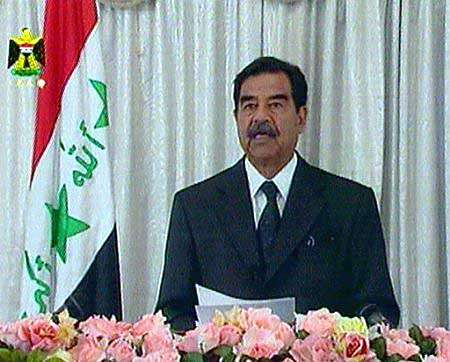
%> input picture Source/img_160.jpg, 450 x 362 px, given in place of img_849.jpg, which was not available
$ octave face_recognition16.m   (GNU Octave 9; MATLAB toolbox functions it lacks are replaced by stand-ins)
%> lines starting %> are read from the running program, lines starting %| are printed output that depends on the picture; in (x1, y1, x2, y2) boxes, pixels count from 0 and x2, y2 are one past the last pixel; in counts of white or black regions, pixels touching at a corner belong together; the program's own positions count from 1; pictures that were not available may be replaced by others from this repository, and a replacement may not be noted
ImagePath = fullfile('E:\Учеба\Биометрические_технологии\16\Images', 'img_849.jpg');
I_rgb = imread(ImagePath);
%> I_rgb is the input picture: size 362x450x3 uint8; mean R, G, B 138.7, 144.3, 146.3
[M, N, ~] = size(I_rgb);
%> M = 362; N = 450

% Преобразование в цветовое пространство HSV
I_hsv = rgb2hsv(I_rgb);
%> I_hsv: size 362x450x3 double; mean H, S, V 0.519, 0.295, 0.629
H = I_hsv(:,:,1);
S = I_hsv(:,:,2);
V = I_hsv(:,:,3);

% Преобразование в цветовое пространство YCbCr
I_ycbcr = rgb2ycbcr(I_rgb);
%> I_ycbcr: size 362x450x3 uint8; mean of channels 1, 2, 3 138.7, 129.7, 125.4
Y  = I_ycbcr(:,:,1);
Cb = I_ycbcr(:,:,2);
Cr = I_ycbcr(:,:,3);

% Преобразование в цветовое пространство I1I2I3
I_d = im2double(I_rgb);
R = I_d(:,:,1);
G = I_d(:,:,2);
B = I_d(:,:,3);
I1 = (R + G + B) / 3;
I2 = R - B;
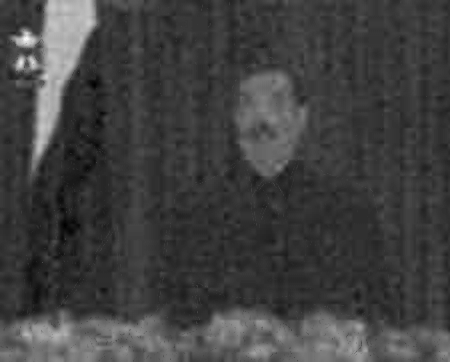
%> I2: size 362x450 double; min -0.365, max 0.945, mean -0.0297; drawn with min black and max white
I3 = (2*G - R - B)/2;
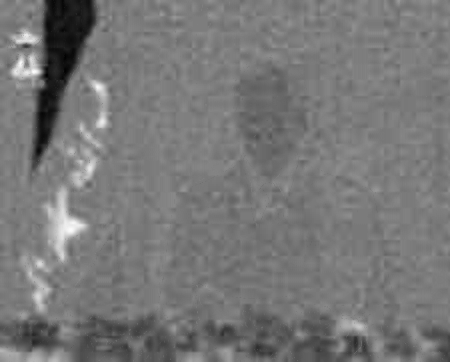
%> I3: size 362x450 double; min -0.467, max 0.543, mean 0.00701; drawn with min black and max white

% Создание масок для каждого цветового пространства
% Маска для HSV:
MASKA_HSV = zeros(M,N);
cond_H = ((H >= 0 & H <= 0.15) | (H >= 0.9 & H <= 1));
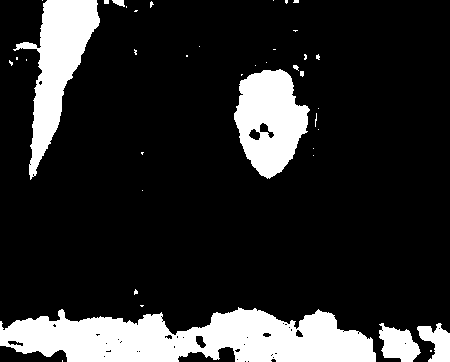
%> cond_H: size 362x450 logical; 17.1% white; 40 white regions (31 under 20 px), largest, box (x1, y1, x2, y2) and area: (0, 307, 376, 362) 14273, (13, 0, 100, 180) 5945, (234, 69, 310, 179) 5475
cond_S = (S >= 0.2 & S <= 0.8);
%> cond_S: size 362x450 logical; 33.6% white; 363 white regions (327 under 20 px), largest, box (x1, y1, x2, y2) and area: (155, 152, 450, 362) 31345, (0, 228, 177, 362) 7995, (233, 56, 308, 178) 6009
cond_V = (V >= 0.2);
%> cond_V: size 362x450 logical; 86.6% white; 333 black regions (301 under 20 px), largest, box (x1, y1, x2, y2) and area: (173, 150, 400, 328) 14201, (68, 224, 122, 328) 1656, (154, 212, 225, 331) 1650
MASKA_HSV(cond_H & cond_S & cond_V) = 1;
%> MASKA_HSV: size 362x450 double; values 0 (black) and 1 (white), 10.9% white; 80 white regions (70 under 20 px), largest, box (x1, y1, x2, y2) and area: (205, 311, 374, 362) 5087, (0, 313, 177, 362) 4892, (235, 70, 308, 177) 4738

% Маска для YCbCr:
MASKA_YCbCr = zeros(M,N);
cond_Cr = (Cr > 135 & Cr < 178);
%> cond_Cr: size 362x450 logical; 13.1% white; 16 white regions (10 under 20 px), largest, box (x1, y1, x2, y2) and area: (0, 309, 375, 362) 13210, (236, 70, 308, 177) 4864, (30, 0, 99, 178) 1472, (381, 326, 418, 362) 839, (420, 327, 450, 362) 685, (16, 36, 36, 49) 164
cond_CbCr = ((Cb + 0.6*Cr) > 175 & (Cb + 0.6*Cr) < 225);
%> cond_CbCr: size 362x450 logical; 95.8% white; 41 black regions (26 under 20 px), largest, box (x1, y1, x2, y2) and area: (35, 0, 95, 163) 4222, (48, 193, 86, 260) 856, (12, 54, 40, 79) 436
MASKA_YCbCr(cond_Cr & cond_CbCr) = 1;
%> MASKA_YCbCr: size 362x450 double; values 0 (black) and 1 (white), 12.8% white; 9 white regions (3 under 20 px), largest, box (x1, y1, x2, y2) and area: (0, 309, 375, 362) 13009, (236, 70, 308, 177) 4860, (30, 0, 99, 178) 1311, (381, 326, 418, 362) 839, (420, 327, 450, 362) 682, (16, 43, 36, 49) 67

% Маска для I1I2I3:
MASKA_I123 = zeros(M,N);
grayImg = rgb2gray(I_rgb);
meanBrightness = mean2(grayImg);
%> meanBrightness = 142.8
cond_I2 = (I2 > 0.1 & I2 < 0.8);
%> cond_I2: size 362x450 logical; 15.6% white; 11 white regions (4 under 20 px), largest, box (x1, y1, x2, y2) and area: (0, 311, 197, 362) 6775, (202, 309, 375, 362) 6414, (10, 0, 99, 173) 6225
cond_I3 = (I3 > -0.2 & I3 < 0.1);
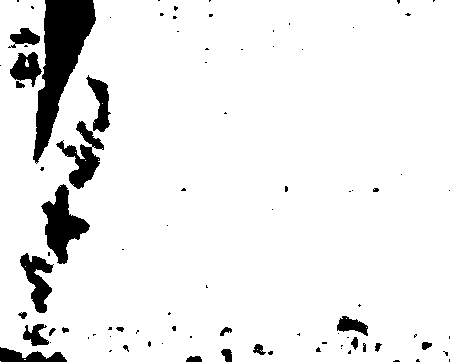
%> cond_I3: size 362x450 logical; 92.3% white; 89 black regions (64 under 20 px), largest, box (x1, y1, x2, y2) and area: (33, 0, 96, 164) 4628, (41, 184, 90, 264) 1786, (56, 121, 104, 189) 1219
MASKA_I123(cond_I2 & cond_I3) = 1;
%> MASKA_I123: size 362x450 double; values 0 (black) and 1 (white), 11.3% white; 27 white regions (17 under 20 px), largest, box (x1, y1, x2, y2) and area: (202, 309, 375, 362) 5822, (0, 311, 197, 362) 5706, (236, 72, 308, 176) 4470

% Выбор маски для дальнейшей обработки
prompt = sprintf("Choose color space\nHSV: 1\nYCbCr: 2\nI1I2I3r: 3\n");
x = input(prompt);
%> the answer given: 1
switch(x)
    case 1
        MASK = MASKA_HSV;
    case 2
        MASK = MASKA_YCbCr;
    case 3
        MASK = MASKA_I123;
end

% Применение медианного фильтра для удаления шума
MASK_filt = medfilt2(MASK, [5 5]);
%> MASK_filt: size 362x450 double; values 0 (black) and 1 (white), 10.9% white; 22 white regions (12 under 20 px), largest, box (x1, y1, x2, y2) and area: (0, 313, 197, 362) 5407, (205, 311, 374, 362) 5274, (236, 70, 307, 176) 4800

% Низкочастотная фильтрация для выделения наибольшего по площади пятна
h = fspecial('gaussian', [15 15], 5);
filtered = imfilter(double(MASK_filt), h, 'same');
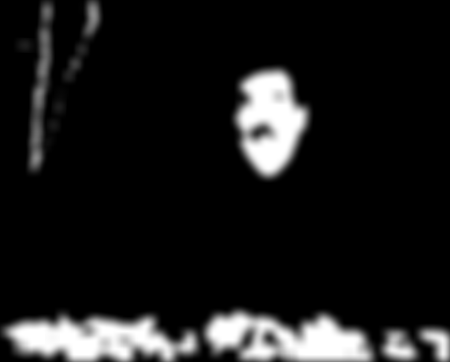
%> filtered: size 362x450 double; min 0, max 1, mean 0.107

% Определим максимум
[max_val, linear_ind] = max(filtered(:));
%> max_val = 1; linear_ind = 7936

% Уровень порога
threshold_level = 0.75 * max_val;
%> threshold_level = 0.75

% Формируем новую маску, отсекая всё что ниже threshold_level
MASK_cut = filtered >= threshold_level;
%> MASK_cut: size 362x450 logical; 7.3% white; 6 white regions, box (x1, y1, x2, y2) and area: (12, 321, 172, 359) 3859, (240, 74, 304, 173) 3835, (209, 316, 367, 359) 3743, (427, 333, 447, 358) 232, (388, 339, 411, 356) 198, (182, 339, 193, 350) 80

% MASK_cut определяет лицо.
% Выделяем только самое большое пятно
CC = bwconncomp(MASK_cut); % Находим связные компоненты
%> CC = 6 connected components
numPixels = cellfun(@numel, CC.PixelIdxList); % Считаем размеры пятен
%> numPixels = [3859 80 3743 3835 198 232]
[~, idx] = max(numPixels); % Находим индекс самого большого пятна
%> idx = 1
MASK_cut = zeros(size(MASK_cut)); % Очищаем маску
MASK_cut(CC.PixelIdxList{idx}) = 1; % Сохраняем только самое большое пятно
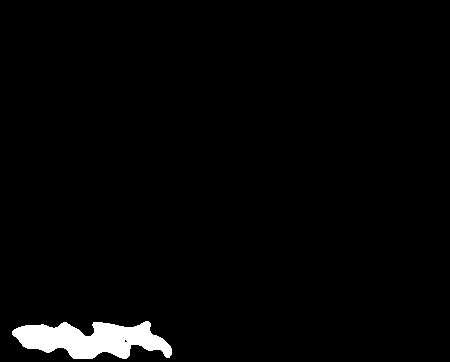
%> MASK_cut: size 362x450 double; values 0 (black) and 1 (white), 2.4% white; 1 white region, box (x1, y1, x2, y2) and area: (12, 321, 172, 359) 3859

% Отобразим результат на исходном изображении
% Границы маски на изображении
BW_outline = bwperim(MASK_cut);
%> BW_outline: size 362x450 logical; 0.23% white in thin lines or dots, all inside (x1, y1, x2, y2) = (12, 321, 172, 359)
overlay_img = I_rgb;
overlay_img(:,:,1) = uint8(double(overlay_img(:,:,1)) + 255 * BW_outline); % Красный канал
overlay_img(:,:,2) = uint8(double(overlay_img(:,:,2)) .* ~BW_outline);
overlay_img(:,:,3) = uint8(double(overlay_img(:,:,3)) .* ~BW_outline);
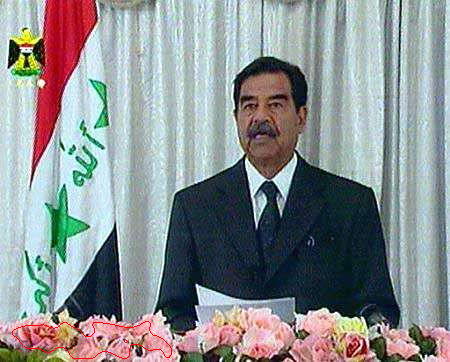
%> overlay_img: size 362x450x3 uint8; mean R, G, B 138.8, 143.9, 145.9

% Отобразим результаты
figure; imshow(I_rgb); title('Исходное изображение');
figure; imshow(MASK,[]); title('Изначальная бинарная маска');
figure; imshow(MASK_filt,[]); title('После медианного фильтра');
figure; imshow(filtered,[]); title('После низкочастотной фильтрации');
figure; imshow(MASK_cut,[]); title('Маска с выделенной частью лица');
figure; imshow(overlay_img); title('Исходное изображение с наложением границ маски');

$ run again, on Source/img_182.jpg
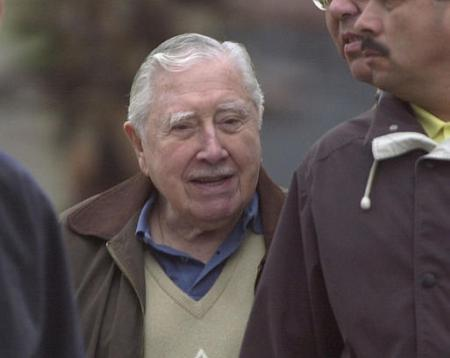
%> input picture Source/img_182.jpg, 450 x 358 px, given in place of img_849.jpg, which was not available
%> I_rgb is the input picture: size 358x450x3 uint8; mean R, G, B 90.3, 79.3, 78.5
%> I_hsv: size 358x450x3 double; mean H, S, V 0.426, 0.184, 0.359
%> I_ycbcr: size 358x450x3 uint8; mean of channels 1, 2, 3 86.8, 126, 132.9
%> `cond_H = ((H >= 0 & H <= 0.15) | (H >= 0.9 & H <= 1));`:
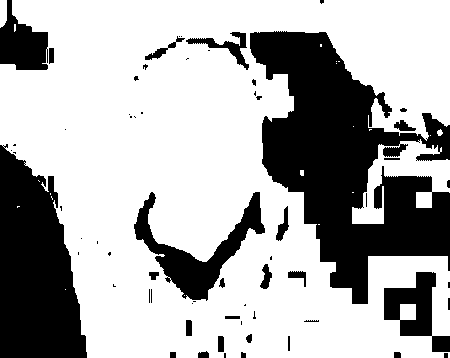
%> cond_H: size 358x450 logical; 68.2% white; 64 black regions (34 under 20 px), largest, box (x1, y1, x2, y2) and area: (250, 31, 450, 304) 26780, (0, 144, 87, 358) 13359, (134, 192, 265, 301) 4110
%> cond_S: size 358x450 logical; 39.9% white; 107 white regions (73 under 20 px), largest, box (x1, y1, x2, y2) and area: (7, 0, 284, 299) 37339, (322, 0, 450, 142) 11872, (271, 181, 400, 358) 8758
%> cond_V: size 358x450 logical; 91.4% white; 77 black regions (50 under 20 px), largest, box (x1, y1, x2, y2) and area: (280, 192, 357, 358) 5057, (36, 215, 72, 358) 3076, (0, 182, 33, 245) 750
%> MASKA_HSV: size 358x450 double; values 0 (black) and 1 (white), 31.9% white; 158 white regions (121 under 20 px), largest, box (x1, y1, x2, y2) and area: (12, 0, 284, 289) 32524, (322, 0, 450, 137) 11134, (346, 307, 400, 358) 1585
%> cond_Cr: size 358x450 logical; 20.4% white; 13 white regions (3 under 20 px), largest, box (x1, y1, x2, y2) and area: (81, 53, 271, 260) 20819, (303, 0, 450, 127) 10631, (70, 144, 95, 194) 836
%> cond_CbCr: size 358x450 logical; 100% white; black in thin lines or dots, all inside (x1, y1, x2, y2) = (439, 125, 450, 134)
%> meanBrightness = 82.49
%> cond_I2: size 358x450 logical; 15.9% white; 24 white regions (12 under 20 px), largest, box (x1, y1, x2, y2) and area: (112, 59, 259, 225) 13318, (322, 0, 450, 143) 10340, (66, 144, 92, 186) 834
%> cond_I3: size 358x450 logical; 99.8% white; 1 black region, box (x1, y1, x2, y2) and area: (429, 119, 450, 141) 288
%> MASKA_I123: size 358x450 double; values 0 (black) and 1 (white), 15.7% white; 25 white regions (12 under 20 px), largest, box (x1, y1, x2, y2) and area: (112, 59, 259, 225) 13318, (322, 0, 450, 143) 10020, (66, 144, 92, 186) 834
%> MASK_filt: size 358x450 double; values 0 (black) and 1 (white), 31.5% white; 48 white regions (12 under 20 px), largest, box (x1, y1, x2, y2) and area: (12, 0, 284, 259) 32829, (322, 0, 450, 135) 11188, (351, 306, 400, 358) 1606
%> max_val = 1; linear_ind = 7526
%> threshold_level = 0.75
%> CC = 18 connected components
%> numPixels = 18 values, max 26722 at index 1, min 2 at index 11, mean 2140.2
%> idx = 1
%> BW_outline: size 358x450 logical; 1.1% white in thin lines or dots, all inside (x1, y1, x2, y2) = (15, 3, 281, 250)
%> `overlay_img(:,:,3) = uint8(double(overlay_img(:,:,3)) .* ~BW_outline);`:
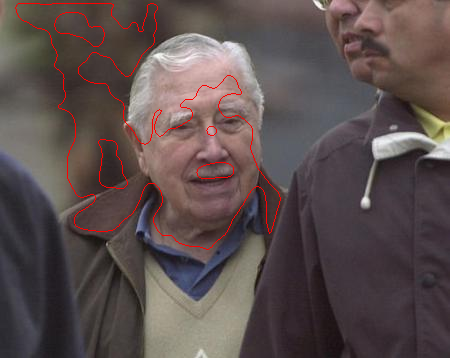
%> overlay_img: size 358x450x3 uint8; mean R, G, B 92, 78.5, 77.8

$ run again, on Source/img_198.jpg
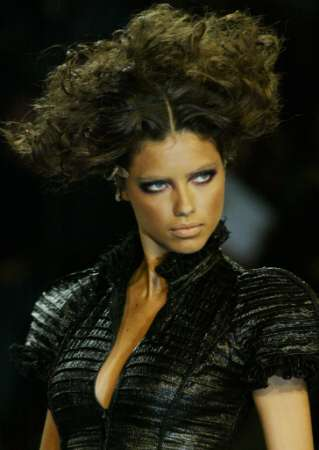
%> input picture Source/img_198.jpg, 319 x 450 px, given in place of img_849.jpg, which was not available
%> I_rgb is the input picture: size 450x319x3 uint8; mean R, G, B 38, 36.1, 21.4
%> I_hsv: size 450x319x3 double; mean H, S, V 0.232, 0.584, 0.159
%> I_ycbcr: size 450x319x3 uint8; mean of channels 1, 2, 3 46, 121.3, 129.8
%> `cond_H = ((H >= 0 & H <= 0.15) | (H >= 0.9 & H <= 1));`:
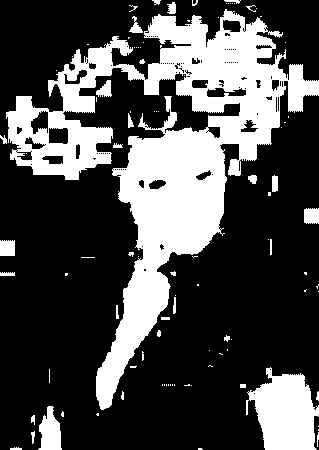
%> cond_H: size 450x319 logical; 29.4% white; 98 white regions (63 under 20 px), largest, box (x1, y1, x2, y2) and area: (6, 9, 319, 410) 35503, (246, 367, 319, 450) 4051, (38, 406, 62, 450) 706
%> cond_S: size 450x319 logical; 69.5% white; 1420 black regions (1225 under 20 px), largest, box (x1, y1, x2, y2) and area: (0, 155, 149, 318) 7856, (258, 18, 319, 171) 4475, (245, 184, 319, 293) 3756
%> cond_V: size 450x319 logical; 25.3% white; 360 white regions (306 under 20 px), largest, box (x1, y1, x2, y2) and area: (73, 95, 266, 409) 16910, (0, 3, 279, 155) 9281, (254, 375, 314, 450) 3536
%> MASKA_HSV: size 450x319 double; values 0 (black) and 1 (white), 16.1% white; 131 white regions (108 under 20 px), largest, box (x1, y1, x2, y2) and area: (96, 128, 227, 409) 12553, (144, 13, 273, 87) 3428, (254, 376, 314, 450) 3427
%> cond_Cr: size 450x319 logical; 12.1% white; 21 white regions (12 under 20 px), largest, box (x1, y1, x2, y2) and area: (96, 131, 225, 408) 13048, (255, 384, 315, 450) 3193, (41, 410, 60, 450) 492
%> cond_CbCr: size 450x319 logical; 100% white; black in thin lines or dots, all inside (x1, y1, x2, y2) = (118, 358, 310, 450)
%> MASKA_YCbCr: size 450x319 double; values 0 (black) and 1 (white), 12.1% white; 21 white regions (12 under 20 px), largest, box (x1, y1, x2, y2) and area: (96, 131, 225, 408) 13045, (255, 384, 315, 450) 3186, (41, 410, 60, 450) 492
%> meanBrightness = 34.98
%> cond_I2: size 450x319 logical; 21.4% white; 8 white regions (1 under 20 px), largest, box (x1, y1, x2, y2) and area: (96, 97, 228, 410) 14350, (4, 4, 280, 152) 12205, (253, 380, 315, 450) 3459
%> cond_I3: size 450x319 logical; 100% white; black in thin lines or dots, all inside (x1, y1, x2, y2) = (161, 9, 271, 195)
%> MASKA_I123: size 450x319 double; values 0 (black) and 1 (white), 21.3% white; 8 white regions (1 under 20 px), largest, box (x1, y1, x2, y2) and area: (96, 97, 228, 410) 14342, (4, 4, 280, 152) 12175, (253, 380, 315, 450) 3459
%> MASK_filt: size 450x319 double; values 0 (black) and 1 (white), 15.8% white; 40 white regions (16 under 20 px), largest, box (x1, y1, x2, y2) and area: (96, 128, 227, 408) 12642, (254, 378, 314, 450) 3415, (144, 10, 272, 82) 3338
%> max_val = 1; linear_ind = 45508
%> threshold_level = 0.75
%> CC = 8 connected components
%> numPixels = [181 72 233 1624 8406 57 2041 2748]
%> idx = 5
%> BW_outline: size 450x319 logical; 0.33% white in thin lines or dots, all inside (x1, y1, x2, y2) = (127, 132, 223, 262)
%> `overlay_img(:,:,3) = uint8(double(overlay_img(:,:,3)) .* ~BW_outline);`:
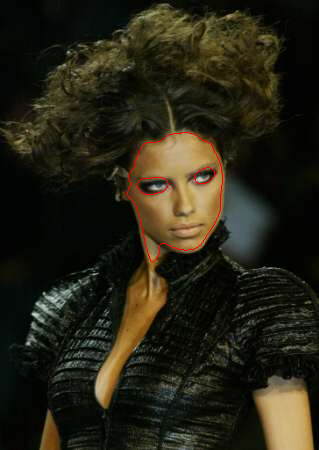
%> overlay_img: size 450x319x3 uint8; mean R, G, B 38.4, 35.8, 21.2
